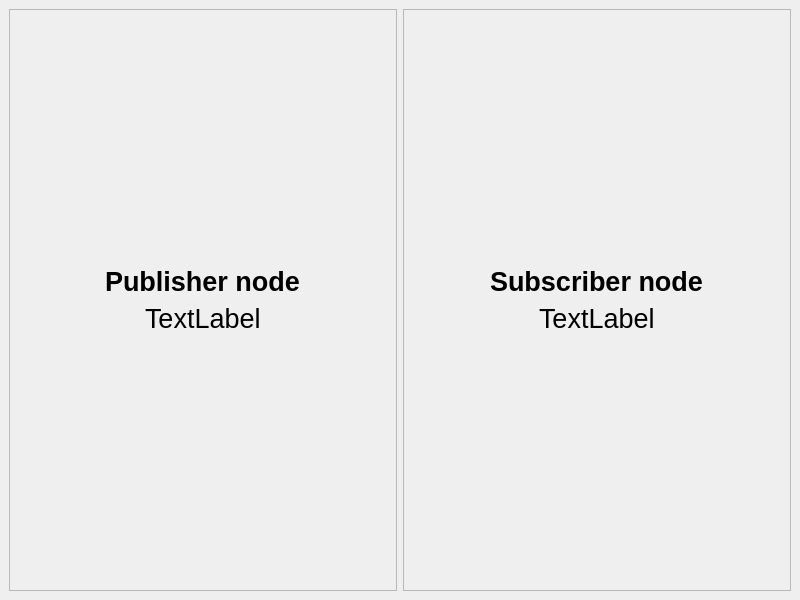
<?xml version="1.0" encoding="UTF-8"?>
<ui version="4.0">
 <class>MainWindow</class>
 <widget class="QMainWindow" name="MainWindow">
  <property name="geometry">
   <rect>
    <x>0</x>
    <y>0</y>
    <width>800</width>
    <height>600</height>
   </rect>
  </property>
  <property name="windowTitle">
   <string>MainWindow</string>
  </property>
  <widget class="QWidget" name="centralwidget">
   <layout class="QGridLayout" name="gridLayout_3">
    <item row="0" column="0">
     <widget class="QFrame" name="frame">
      <property name="frameShape">
       <enum>QFrame::StyledPanel</enum>
      </property>
      <property name="frameShadow">
       <enum>QFrame::Raised</enum>
      </property>
      <layout class="QGridLayout" name="gridLayout">
       <item row="0" column="0" alignment="Qt::AlignHCenter|Qt::AlignBottom">
        <widget class="QLabel" name="label">
         <property name="font">
          <font>
           <pointsize>20</pointsize>
           <weight>75</weight>
           <bold>true</bold>
          </font>
         </property>
         <property name="text">
          <string>Publisher node</string>
         </property>
         <property name="textFormat">
          <enum>Qt::AutoText</enum>
         </property>
        </widget>
       </item>
       <item row="1" column="0" alignment="Qt::AlignHCenter|Qt::AlignTop">
        <widget class="QLabel" name="label_2">
         <property name="font">
          <font>
           <pointsize>20</pointsize>
          </font>
         </property>
         <property name="text">
          <string>TextLabel</string>
         </property>
         <property name="scaledContents">
          <bool>false</bool>
         </property>
        </widget>
       </item>
      </layout>
     </widget>
    </item>
    <item row="0" column="1">
     <widget class="QFrame" name="frame_2">
      <property name="frameShape">
       <enum>QFrame::StyledPanel</enum>
      </property>
      <property name="frameShadow">
       <enum>QFrame::Raised</enum>
      </property>
      <layout class="QGridLayout" name="gridLayout_2">
       <item row="0" column="0" alignment="Qt::AlignHCenter|Qt::AlignBottom">
        <widget class="QLabel" name="label_3">
         <property name="font">
          <font>
           <pointsize>20</pointsize>
           <weight>75</weight>
           <bold>true</bold>
          </font>
         </property>
         <property name="text">
          <string>Subscriber node</string>
         </property>
        </widget>
       </item>
       <item row="1" column="0" alignment="Qt::AlignHCenter|Qt::AlignTop">
        <widget class="QLabel" name="label_4">
         <property name="font">
          <font>
           <pointsize>20</pointsize>
          </font>
         </property>
         <property name="text">
          <string>TextLabel</string>
         </property>
        </widget>
       </item>
      </layout>
     </widget>
    </item>
   </layout>
  </widget>
 </widget>
 <resources/>
 <connections/>
</ui>
